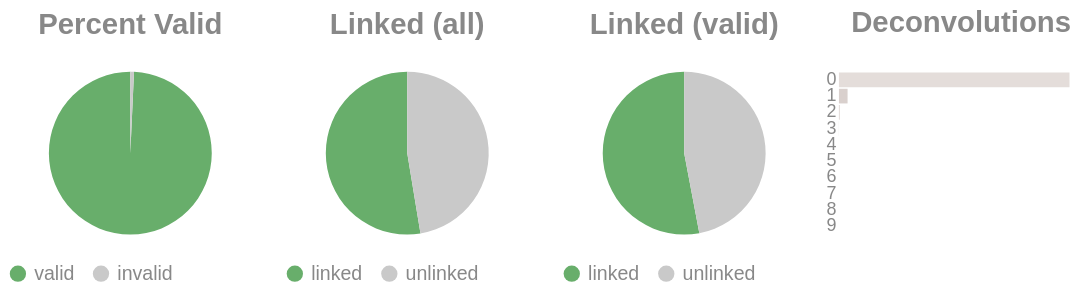

Notebook cell for this chart:
### Code cell
if SKIPLR:
    pass
else:
    clash = Counter()
    for i in valids['molecule'].to_list():
        _mol = i.split("-")
        if len(_mol) == 1:
            clash.update('0')
        else:
            clash.update(_mol[-1])

    _d = {"deconvolutions": [], 'count': []}
    for k,v in clash.items():
        _d['deconvolutions'].append(k)
        _d['count'].append(v)

    tot_valid = valids['reads'].sum()
    mask = valids['reads'] >= 2
    n_linked_reads = valids.filter(mask)['reads'].sum()
    if n_linked_reads == 0:
        print_html("No linked molecules (>=2 reads) were detected; skipping linked-only distributions.")
        SKIPLR = True
    else:
        perc_valid = round(tot_valid / n_reads, 4)
        linked_perc_abs = round(n_linked_reads / n_reads, 4)
        linked_perc = round(n_linked_reads / tot_valid, 4)

    _valid = pl.DataFrame({"valids": ['valid', 'invalid'], "count": [tot_valid, n_reads - tot_valid]})
    _linked_abs = pl.DataFrame({"linked (absolute)": ['linked', 'unlinked'], "count": [n_linked_reads, n_reads - n_linked_reads]})
    _linked_rel = pl.DataFrame({"linked (valids)": ['linked', 'unlinked'], "count": [n_linked_reads, tot_valid - n_linked_reads]})

    (
        alt.hconcat(
            piechart(_valid, goodval = 'valid', title = "Percent Valid"),
            piechart(_linked_abs, goodval = "linked", title =  "Linked (all)"),
            piechart(_linked_rel, goodval = "linked", title =  "Linked (valid)"),
            convolutionbar(pl.DataFrame(_d), title = "Deconvolutions"),
            center = True,
            bounds = 'flush'
        )
        .resolve_scale(color='independent')
        .resolve_legend('independent')
        .properties(usermeta={'embedOptions': {"actions": False}})
    ).display()

### Figure 1 — Vega-Lite specification as saved in the notebook (floating-point values rounded to 4 significant figures)
{"width": "container", "height": 400, "config": {"title": {"anchor": "start", "dy": -15, "fontSize": 18, "color": "#888888", "subtitleColor": "#888888", "subtitleFontSize": 14}, "arc": {"fill": "#0072B2"}, "axis": {"domainColor": "#888888", "domainWidth": 0.5, "gridWidth": 0.2, "grid": false, "titleFontWeight": 400, "titleFontSize": 15, "labelFontSize": 11, "labelColor": "#888888", "tickColor": "#888888", "tickWidth": 0.2, "titleColor": "#888888"}, "axisBand": {"grid": false}, "axisX": {"grid": true, "tickSize": 10, "domainCap": "round"}, "axisY": {"domain": false, "grid": true, "tickSize": 0, "domainCap": "round"}, "background": "transparent", "header": {"labelFontSize": 15, "labelColor": "#888888", "titleFontSize": 15, "titleFontWeight": 600, "titleColor": "#888888"}, "legend": {"labelFont": "sans-serif", "labelFontSize": 12, "labelColor": "#888888", "symbolSize": 100, "symbolType": "circle", "titleFontSize": 12, "titlePadding": 10, "titleColor": "#888888", "title": null}, "range": {"category": ["#E69F00", "#56B4E9", "#009E73", "#F0E442", "#0072B2", "#D55E00", "#CC79A7", "#000000"], "diverging": ["#cfe8f3", "#a2d4ec", "#73bfe2", "#46abdb", "#1696d2", "#12719e"]}, "area": {"fill": "#0072B2", "fillOpacity": 0.7, "line": true, "strokeOpacity": 0.7}, "line": {"color": "#0072B2", "stroke": "#0072B2", "strokeWidth": 2}, "trail": {"color": "#0072B2", "stroke": "#0072B2", "strokeWidth": 0, "size": 1}, "point": {"filled": true, "fillOpacity": 1.0, "size": 95}, "text": {"color": "#888888", "fontSize": 11, "align": "right", "fontWeight": 400, "size": 11}, "bar": {"fill": "#0072B2", "stroke": null}, "view": {"stroke": null, "continuousWidth": 660, "continuousHeight": 400}}, "hconcat": [{"data": {"name": "data-158b4264eeb4558d8d214a0f267b599c"}, "mark": {"type": "arc"}, "encoding": {"color": {"field": "valids", "legend": {"orient": "bottom", "title": null}, "scale": {"domain": ["valid", "invalid"], "range": ["#68ae6b", "#C9C9C9"]}, "title": "Valids", "type": "nominal"}, "theta": {"field": "count", "type": "quantitative"}, "tooltip": [{"field": "valids", "title": "Valids", "type": "ordinal"}, {"field": "percent", "format": ".2%", "title": "Percent", "type": "quantitative"}, {"field": "count", "title": "Count", "type": "quantitative"}]}, "height": 100, "title": {"text": "Percent Valid", "align": "center", "anchor": "middle"}, "transform": [{"calculate": "datum.count / 5729544", "as": "percent"}], "width": 150}, {"data": {"name": "data-a4c3ac64720410b289de16cec82b2dec"}, "mark": {"type": "arc"}, "encoding": {"color": {"field": "linked (absolute)", "legend": {"orient": "bottom", "title": null}, "scale": {"domain": ["linked", "unlinked"], "range": ["#68ae6b", "#C9C9C9"]}, "title": "Linked (Absolute)", "type": "nominal"}, "theta": {"field": "count", "type": "quantitative"}, "tooltip": [{"field": "linked (absolute)", "title": "Linked (Absolute)", "type": "ordinal"}, {"field": "percent", "format": ".2%", "title": "Percent", "type": "quantitative"}, {"field": "count", "title": "Count", "type": "quantitative"}]}, "height": 100, "title": {"text": "Linked (all)", "align": "center", "anchor": "middle"}, "transform": [{"calculate": "datum.count / 5729544", "as": "percent"}], "width": 150}, {"data": {"name": "data-47adc77793c54907e9222b2ab3be231e"}, "mark": {"type": "arc"}, "encoding": {"color": {"field": "linked (valids)", "legend": {"orient": "bottom", "title": null}, "scale": {"domain": ["linked", "unlinked"], "range": ["#68ae6b", "#C9C9C9"]}, "title": "Linked (Valids)", "type": "nominal"}, "theta": {"field": "count", "type": "quantitative"}, "tooltip": [{"field": "linked (valids)", "title": "Linked (Valids)", "type": "ordinal"}, {"field": "percent", "format": ".2%", "title": "Percent", "type": "quantitative"}, {"field": "count", "title": "Count", "type": "quantitative"}]}, "height": 100, "title": {"text": "Linked (valid)", "align": "center", "anchor": "middle"}, "transform": [{"calculate": "datum.count / 5688126", "as": "percent"}], "width": 150}, {"data": {"name": "data-fcb84315242a9e11852a4778b318ba3d"}, "mark": {"type": "bar"}, "encoding": {"color": {"field": "deconvolutions", "legend": null, "scale": {"scheme": "lightgreyred"}, "type": "nominal"}, "tooltip": [{"field": "deconvolutions", "title": "Deconvolutions", "type": "ordinal"}, {"field": "percent", "format": ".2%", "title": "Percent", "type": "quantitative"}, {"field": "count", "title": "Count", "type": "quantitative"}], "x": {"axis": null, "field": "count", "type": "quantitative"}, "y": {"field": "deconvolutions", "sort": "ascending", "title": null, "type": "nominal"}}, "height": 100, "title": {"text": "Deconvolutions", "align": "center", "anchor": "middle"}, "transform": [{"calculate": "datum.count / 3436296", "as": "percent"}], "width": 150}], "bounds": "flush", "center": true, "resolve": {"legend": {"angle": "independent"}, "scale": {"color": "independent"}}, "usermeta": {"embedOptions": {"actions": false}}, "$schema": "https://vega.github.io/schema/vega-lite/v6.1.0.json", "datasets": {"data-158b4264eeb4558d8d214a0f267b599c": [{"valids": "valid", "count": 5688126}, {"valids": "invalid", "count": 41418}], "data-a4c3ac64720410b289de16cec82b2dec": [{"linked (absolute)": "linked", "count": 3013590}, {"linked (absolute)": "unlinked", "count": 2715954}], "data-47adc77793c54907e9222b2ab3be231e": [{"linked (valids)": "linked", "count": 3013590}, {"linked (valids)": "unlinked", "count": 2674536}], "data-fcb84315242a9e11852a4778b318ba3d": [{"deconvolutions": "0", "count": 3302678}, {"deconvolutions": "1", "count": 123757}, {"deconvolutions": "2", "count": 8736}, {"deconvolutions": "3", "count": 934}, {"deconvolutions": "4", "count": 145}, {"deconvolutions": "5", "count": 30}, {"deconvolutions": "6", "count": 7}, {"deconvolutions": "7", "count": 4}, {"deconvolutions": "8", "count": 3}, {"deconvolutions": "9", "count": 2}]}}
